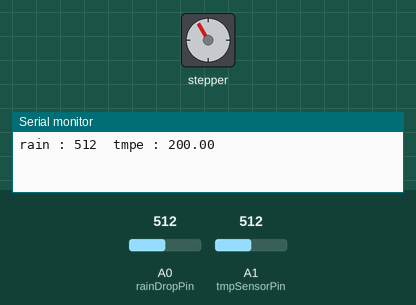
This sketch was run on a simulated Arduino Uno, built with avr-gcc and run on an emulated ATmega328P. Shown: stepper motor, the last lines printed to the serial monitor. The test bench sets the inputs (shaded band); at power-on: A1 (tmpSensorPin) = 512, A0 (rainDropPin) = 512. Stepper angles assume 2048 steps per turn.

Above: at 4.2 s.
4.3 s: A1 (tmpSensorPin) set to 180
7.3 s: A1 (tmpSensorPin) set to 155
At 8.09 s:
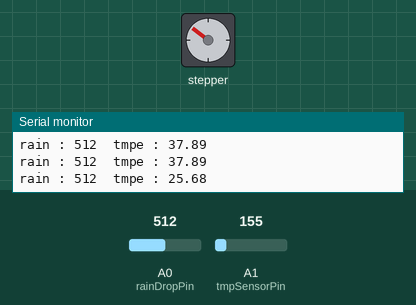
At 8.69 s:
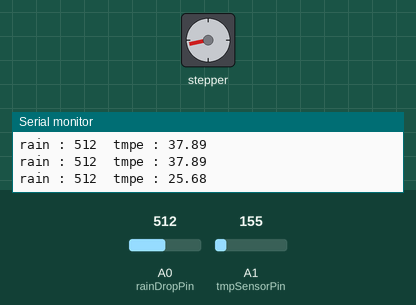
10.3 s: A0 (rainDropPin) set to 490
At 11.79 s:
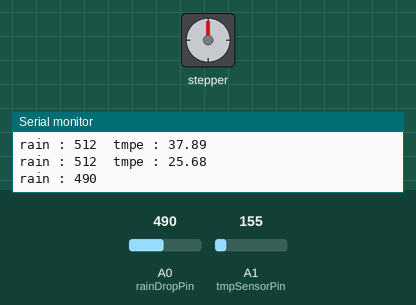
13.3 s: A0 (rainDropPin) set to 108
16.3 s: A0 (rainDropPin) set to 92
Timing chart, 0 to 19.0 s (numbered marks = the images above; inputs shaded):
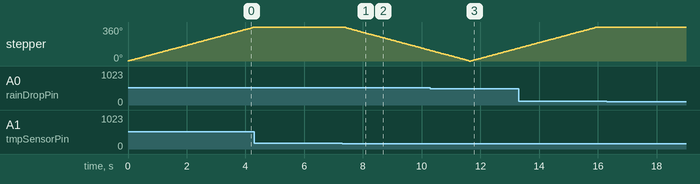

The sketch:

work.ino
```cpp
#include <Stepper.h>

//핀 변수 설정
//---------------------------------
int rainDropPin = A0;                                // 빗방울센서 핀을 A0으로 설정
int tmpSensorPin = A1;                               // 온도 센서  핀을 A1으로 설정
Stepper myStepper(2048,11,9,10,8);    // 모터 드라이브에 연결된 핀 IN4, IN2, IN3, IN1
//---------------------------------


//---------------------------------
//빗물감지함수
//빗물이 감지되면 1 안되면 0을 반환함
int rainState(int pin);

//온도감지센서
//설정값 이상의 온도를 감지하면 1 안하면 0을 반환함
float tmpState(int pin,int limit);

//스테핑 모터 함수
//바퀴수를 입력하면 회전함
//예 : steppMotorControl(2) -> 오른쪽 2바퀴
//예 : steppMotorControl(-3) -> 왼쪽 3바퀴
void steppMotorControl(int turn);
//---------------------------------


void setup(){
  pinMode(rainDropPin,INPUT);
  pinMode(tmpSensorPin,INPUT);
  Serial.begin(9600);
}

//코드설명
//비나 온도가 설정온도보다 올라가면 오른쪽으로 설정된바퀴가 돈다.
//비가 그치거나 온도가 설정온도보다 내려가면 설정된바퀴가 내려간다.
//------------------------------------------------
unsigned int start;
int state=0;
int lastState=0;
void loop(){

  if(rainState(rainDropPin)||tmpState(tmpSensorPin,30)) state=1;
  else state=0;


  if(lastState==0 && state==1) steppMotorControl(1);
  if(lastState==1 && state==0) steppMotorControl(-1);

  lastState=state;
  delay(10);
}


//사용자 함수
//---------------------------------------------------------------------------------------------------
//빗물감지함수
//빗물이 감지되면 1 안되면 0을 반환함
int rainState(int pin){
  Serial.print("rain : ");
  Serial.print(analogRead(pin));
  if(analogRead(pin)<500) return 1;
  else return 0;
}

//온도감지센서
//설정값 이상의 온도를 감지하면 1 안하면 0을 반환함
float tmpState(int pin,int limit){
  int sensor=analogRead(tmpSensorPin);
  float temp = ((sensor*5000.0/1024.0)-500)/10.0;     // 온도센서의 값을 전압으로 변환뒤 Celsius로 변환
  Serial.print("\ttmpe : ");
  Serial.println(temp);
  if(temp>limit) return 1;
  else return 0;
}

//스테핑 모터 함수
//바퀴수를 입력하면 회전함
//예 : steppMotorControl(2) -> 오른쪽 2바퀴
//예 : steppMotorControl(-3) -> 왼쪽 3바퀴
void steppMotorControl(int turn){
      myStepper.setSpeed(14);
      myStepper.step(2048*turn);
}
```

Measured:
- the behaviour switches between 164 and 163 on A1 (tmpSensorPin) (found by bisection; images 0 and 1)
- the behaviour switches between 500 and 499 on A0 (rainDropPin) (found by bisection; images 2 and 3)
- after the input at 7.3 s, stepper: keeps turning counter-clockwise at about 84°/s, starting at once
- by itself, stepper: keeps turning clockwise at about 84°/s
